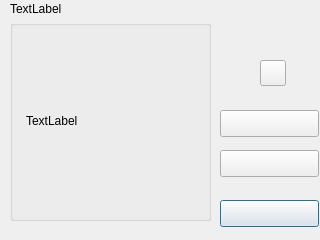
<?xml version="1.0" encoding="UTF-8"?>
<ui version="4.0">
 <class>DialogUserRegister_new</class>
 <widget class="QDialog" name="DialogUserRegister_new">
  <property name="geometry">
   <rect>
    <x>0</x>
    <y>0</y>
    <width>320</width>
    <height>240</height>
   </rect>
  </property>
  <property name="minimumSize">
   <size>
    <width>320</width>
    <height>240</height>
   </size>
  </property>
  <property name="maximumSize">
   <size>
    <width>320</width>
    <height>240</height>
   </size>
  </property>
  <property name="windowTitle">
   <string>Dialog</string>
  </property>
  <property name="styleSheet">
   <string notr="true">background-image: url(:/new/images/images/bg_sub.png);</string>
  </property>
  <widget class="QPushButton" name="btnMenu">
   <property name="geometry">
    <rect>
     <x>220</x>
     <y>200</y>
     <width>99</width>
     <height>27</height>
    </rect>
   </property>
   <property name="styleSheet">
    <string notr="true">border-image: url(:/new/images/images/bt_menu.png);</string>
   </property>
   <property name="text">
    <string/>
   </property>
  </widget>
  <widget class="QPushButton" name="btnSave">
   <property name="geometry">
    <rect>
     <x>220</x>
     <y>150</y>
     <width>99</width>
     <height>27</height>
    </rect>
   </property>
   <property name="styleSheet">
    <string notr="true">border-image: url(:/new/images/images/bt_save.png);</string>
   </property>
   <property name="text">
    <string/>
   </property>
  </widget>
  <widget class="QPushButton" name="btnCapture">
   <property name="geometry">
    <rect>
     <x>220</x>
     <y>110</y>
     <width>99</width>
     <height>27</height>
    </rect>
   </property>
   <property name="styleSheet">
    <string notr="true">border-image: url(:/new/images/images/bt_capture.png);</string>
   </property>
   <property name="text">
    <string/>
   </property>
  </widget>
  <widget class="QPushButton" name="btnUserList">
   <property name="geometry">
    <rect>
     <x>260</x>
     <y>60</y>
     <width>26</width>
     <height>26</height>
    </rect>
   </property>
   <property name="minimumSize">
    <size>
     <width>26</width>
     <height>26</height>
    </size>
   </property>
   <property name="maximumSize">
    <size>
     <width>26</width>
     <height>26</height>
    </size>
   </property>
   <property name="styleSheet">
    <string notr="true">border-image: url(:/new/images/images/bt_list.png);</string>
   </property>
   <property name="text">
    <string/>
   </property>
  </widget>
  <widget class="QGroupBox" name="groupBox">
   <property name="geometry">
    <rect>
     <x>10</x>
     <y>20</y>
     <width>201</width>
     <height>201</height>
    </rect>
   </property>
   <property name="styleSheet">
    <string notr="true">background-image: url(:/new/images/images/img_frame.png);</string>
   </property>
   <property name="title">
    <string/>
   </property>
   <widget class="QLabel" name="labelImage">
    <property name="geometry">
     <rect>
      <x>16</x>
      <y>20</y>
      <width>171</width>
      <height>161</height>
     </rect>
    </property>
    <property name="text">
     <string>TextLabel</string>
    </property>
   </widget>
  </widget>
  <widget class="QLabel" name="labelStatus">
   <property name="geometry">
    <rect>
     <x>10</x>
     <y>0</y>
     <width>201</width>
     <height>17</height>
    </rect>
   </property>
   <property name="text">
    <string>TextLabel</string>
   </property>
  </widget>
 </widget>
 <resources/>
 <connections/>
</ui>
